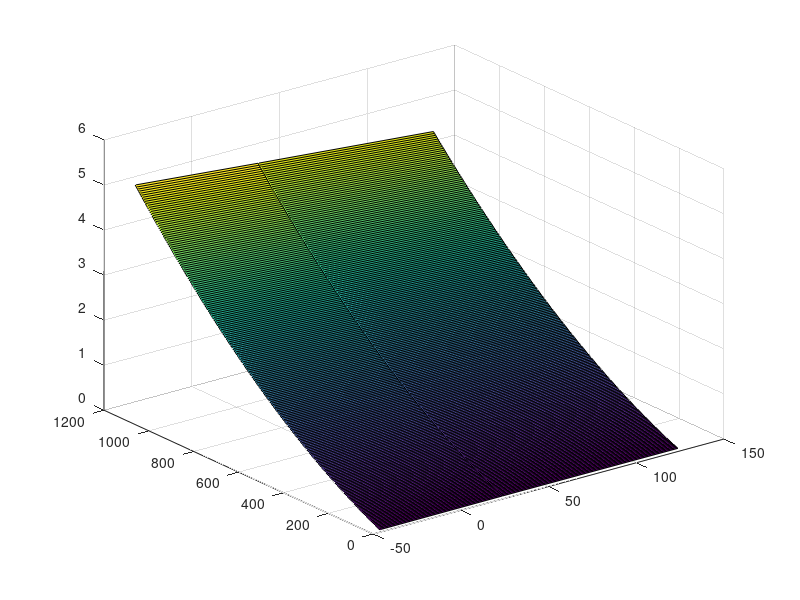

This figure's MATLAB source: (Note: this script raises an error after producing the figure.)
%Least Squares Lab2 SAI

input=importdata('inputdata.csv',",",1);

pressure=input.data(:,1);
out_minus45=input.data(:,2);
out_25=input.data(:,3);
out_125=input.data(:,4);

n=size(input,1);

T_minus45=ones(n,1)*(-45);
T_25=ones(n,1)*25;
T_125=ones(n,1)*125;

plot(pressure,out_minus45);
hold on
plot(pressure,out_25);
plot(pressure,out_125);

p_minus45=polyfit(pressure,out_minus45,2);
p_25=polyfit(pressure,out_25,2);
p_125=polyfit(pressure,out_125,2);

plot(pressure,polyval(p_minus45,pressure,2));
plot(pressure,polyval(p_25,pressure,2));
plot(pressure,polyval(p_125,pressure,2));

clf;
surf([-45, 25, 125], pressure, [out_minus45 out_25 out_125]);
surf([-45, 25, 125], pressure, [polyval(p_minus45, pressure, 2) polyval(p_25, pressure, 2) polyval(p_125, pressure, 2)]);

%clf;
%hold on;
%i = 1;
%for i = 1:1:15
%	plot([1 2 3], [out_minus45(i) out_25(i) out_125(i)]);
%	plot([1 2 3], [polyval(p_minus45, pressure, 2) polyval(p_25, pressure, 2) polyval(p_125, pressure, 2)]);
%	i = i + 1;
%end;

sf = fit([[out_minus45;out_25;out_125] [-45*ones(size(out_25));25*ones(size(out_25));125*ones(size(out_25))]], [pressure;pressure;pressure], 'poly21');
plot(sf,[[out_minus45;out_25;out_125] [-45*ones(size(out_25));25*ones(size(out_25));125*ones(size(out_25))]], [pressure;pressure;pressure]);

hold on;
error_3dfit = [pressure;pressure;pressure] - feval(sf,[out_minus45;out_25;out_125],[-45*ones(size(out_25));25*ones(size(out_25));125*ones(size(out_25))]);
%scatter3([out_minus45;out_25;out_125], [-45*ones(size(out_25));25*ones(size(out_25));125*ones(size(out_25))], error_3dfit); % -- Scatter version of error plots

% -- Non-sorted 3D plot
%error_3dfit_plot = sortrows([[out_minus45;out_25;out_125] [-45*ones(size(out_25));25*ones(size(out_25));125*ones(size(out_25))] error_3dfit], 1); 
%plot3([out_minus45], [-45*ones(size(out_25))], error_3dfit(1:219));
%plot3([out_25], [25*ones(size(out_25))], error_3dfit(220:438));
%plot3([out_125], [125*ones(size(out_25))], error_3dfit(439:657));

% -- Sorted 3D plot
plotthis = sortrows([[out_minus45] [-45*ones(size(out_25))] error_3dfit(1:219)], 1);
plot3(plotthis(:,1), plotthis(:,2), plotthis(:,3));
plotthis = sortrows([[out_25] [25*ones(size(out_25))] error_3dfit(220:438)], 1);
plot3(plotthis(:,1), plotthis(:,2), plotthis(:,3));
plotthis = sortrows([[out_125] [125*ones(size(out_25))] error_3dfit(439:657)], 1);
plot3(plotthis(:,1), plotthis(:,2), plotthis(:,3));

% -- Error surface using only voltage of minus45
%hold on;
%error_3dfit = [error_3dfit(1:219), error_3dfit(220:438), error_3dfit(439:657)];
%surf([out_minus45], [-45 25 125], error_3dfit');
